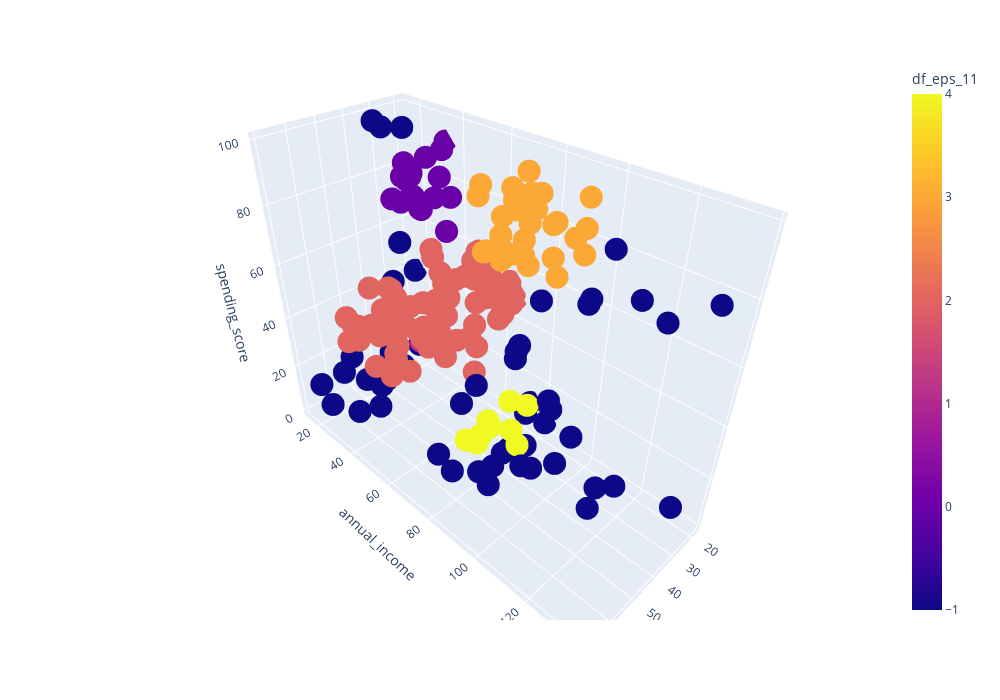

The notebook cell this image was saved under:
### Code cell
clustering_db_df_eps = DBSCAN(eps = 11).fit(X)

clustering_db_with_eps_pred = clustering_db_df_eps.fit_predict(X)

df['df_eps_11'] = clustering_db_with_eps_pred

def get_3d_visualization(df, clust_res):
    fig = px.scatter_3d(
        data_frame=df, 
        x = 'age', 
        y = 'annual_income', 
        z = 'spending_score', 
        color = clust_res,
        width=1000,
        height=700
    )

    #возвращаем график
    return fig

get_3d_visualization(df, 'df_eps_11')

### Figure 1 — Plotly figure (JSON) as saved in the notebook; plotly's stock layout.template omitted (floating-point values rounded to 4 significant figures; data arrays with more than 128 entries replaced by an {"elided": "..."} marker saying what was removed)
{"data": [{"hovertemplate": "age=%{x}<br>annual_income=%{y}<br>spending_score=%{z}<br>df_eps_11=%{marker.color}<extra></extra>", "legendgroup": "", "marker": {"color": {"elided": "200 int values"}, "coloraxis": "coloraxis", "symbol": "circle"}, "mode": "markers", "name": "", "scene": "scene", "showlegend": false, "type": "scatter3d", "x": {"elided": "200 int values"}, "y": {"elided": "200 int values"}, "z": {"elided": "200 int values"}}], "layout": {"coloraxis": {"colorbar": {"title": {"text": "df_eps_11"}}, "colorscale": [[0, "#0d0887"], [0.1111, "#46039f"], [0.2222, "#7201a8"], [0.3333, "#9c179e"], [0.4444, "#bd3786"], [0.5556, "#d8576b"], [0.6667, "#ed7953"], [0.7778, "#fb9f3a"], [0.8889, "#fdca26"], [1, "#f0f921"]]}, "height": 700, "legend": {"tracegroupgap": 0}, "margin": {"t": 60}, "scene": {"domain": {"x": [0, 1], "y": [0, 1]}, "xaxis": {"title": {"text": "age"}}, "yaxis": {"title": {"text": "annual_income"}}, "zaxis": {"title": {"text": "spending_score"}}}, "width": 1000}}
